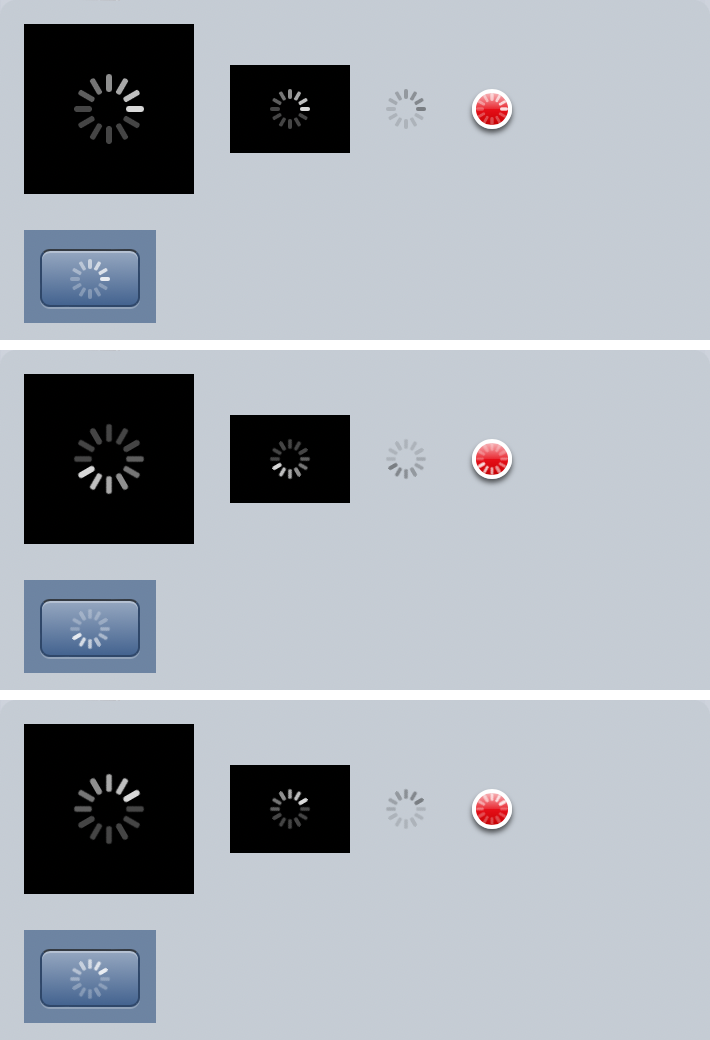
#> input picture journal/2026-11-18-f166-spinners/iphone7-three-frames.png, 710 x 1040 px, given in place of UIActivityIndicatorViewStyleWhite.0.png, which was not available
$ python spinnercmp.py
#> lines starting #> are read from the running program, lines starting #| are printed output that depends on the picture
#!/usr/bin/env python3
"""F166: compare web/app/nav/spinner.js's spinners with the 4S's UIActivityIndicatorView frames.

Local reference tool (Pillow, rsvg-convert, node; needs ref/ linked in). Renders each style at the 4S's @2x size,
composites both on a background like the one it sits on, prints the per-pixel difference in levels, and writes a
4x side-by-side (4S left, ours right) to the path given (default journal/2026-11-18-f166-spinners/compare-4x.png).
"""
import math
import subprocess
import sys
import tempfile
from pathlib import Path

from PIL import Image, ImageChops

ROOT = Path(__file__).resolve().parent.parent
REF = ROOT / "ref/4s/artwork/Shared@2x/UIActivityIndicatorViewStyle{}.0.png"
# style in spinner.js, UIKit's name, @2x pixels, a background it sits on, mid-spoke radius (pt)
STYLES = [("white", "White", 40, (110, 130, 160), 7.5), ("gray", "Gray", 40, (235, 235, 240), 7.5),
          ("large", "WhiteLarge", 74, (60, 60, 60), 13)]


def svg(kind):
    js = f'import {{ spinnerSVG }} from "./web/app/nav/spinner.js"; process.stdout.write(spinnerSVG("{kind}"))'
    return subprocess.run(["node", "--input-type=module", "-e", js], cwd=ROOT, check=True, capture_output=True, text=True).stdout


def main(out):
    rows, worst = [], 0
    with tempfile.TemporaryDirectory() as tmp:
        for kind, name, px, bg, rmid in STYLES:
            src, png = Path(tmp, kind + ".svg"), Path(tmp, kind + ".png")
            src.write_text(svg(kind))
#> (the call stopped at in svg, `return subprocess.run(["node", "--input-type=module", "-e", js], cwd=R..`: subprocess is not available in this run)
            subprocess.run(["rsvg-convert", "-w", str(px), "-h", str(px), "-o", str(png), str(src)], check=True)
#> (this line was passed over: subprocess is not available in this run)
            a, b = Image.open(str(REF).format(name)).convert("RGBA"), Image.open(png).convert("RGBA")
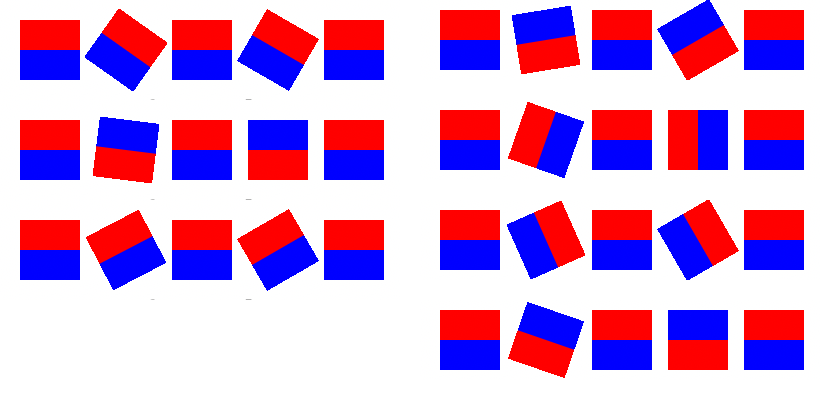
#> input picture journal/2026-11-18-f166-spinners/probe-app-vs-safari.png, 820 x 400 px, given in place of white.png, which was not available
            ca, cb = Image.new("RGBA", a.size, bg + (255,)), Image.new("RGBA", b.size, bg + (255,))
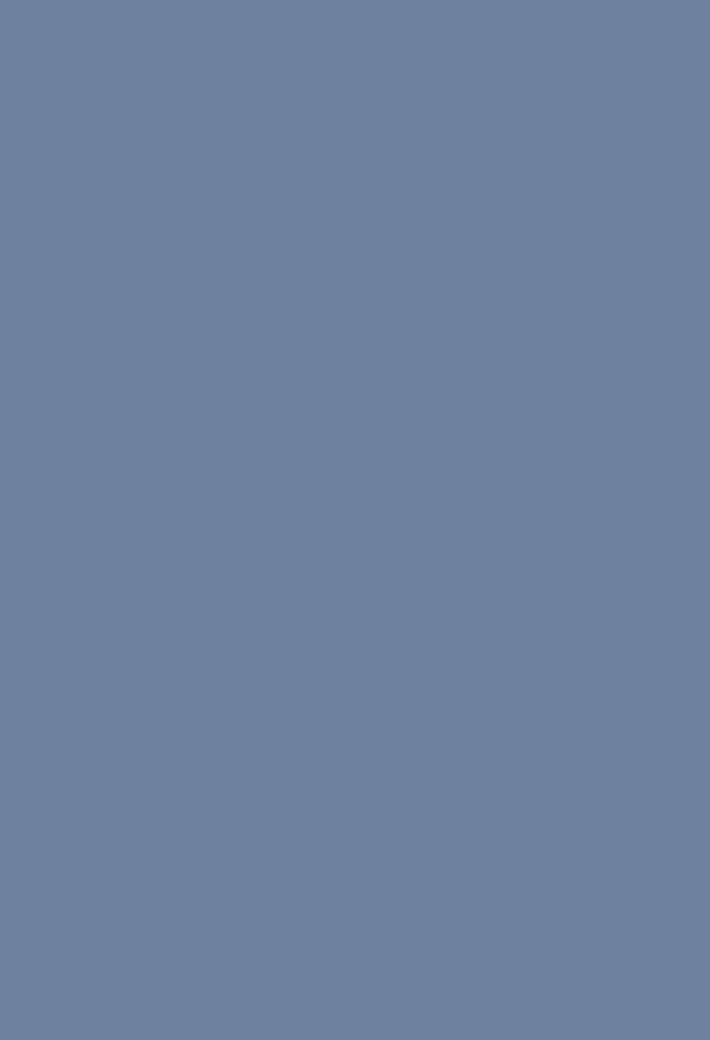
#> ca: PIL image 710x1040 RGBA; mean R, G, B, A 110, 130, 160, 255
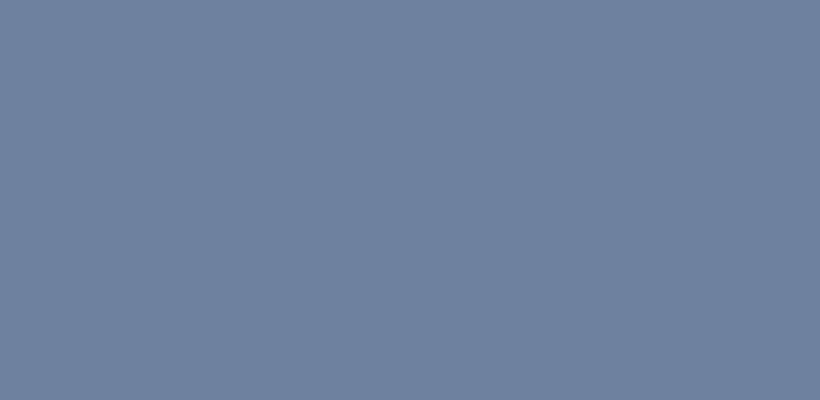
#> cb: PIL image 820x400 RGBA; mean R, G, B, A 110, 130, 160, 255
            ca.alpha_composite(a)
            cb.alpha_composite(b)
            d = sorted(max(p) for p in ImageChops.difference(ca.convert("RGB"), cb.convert("RGB")).getdata())
#> d = 284000 items
            c, r = px / 2, rmid * 2
            spot = [(int(c + r * math.sin(math.radians(30 * i))), int(c - r * math.cos(math.radians(30 * i)))) for i in range(12)]
            print(f"{kind}: mean {sum(d) / len(d):.2f}, 99th pct {d[int(len(d) * .99)]}, max {d[-1]} levels on rgb{bg}; "
                  f"mid-spoke alpha 4S {[a.getpixel(s)[3] for s in spot]} ours {[b.getpixel(s)[3] for s in spot]}")
#| white: mean 134.36, 99th pct 255, max 255 levels on rgb(110, 130, 160); mid-spoke alpha 4S [255, 255, 255, 255, 255, 255, 255, 255, 255, 255, 255, 255] ours [255, 255, 255, 255, 255, 255, 255, 255, 255, 255, 255, 255]
            worst = max(worst, d[int(len(d) * .99)])
#> worst = 255
            z = 4
            row = Image.new("RGB", (px * z * 2 + 30, px * z + 20), (255, 255, 255))
#> row: PIL image 350x180 RGB; every value is 255
            row.paste(ca.convert("RGB").resize((px * z, px * z), Image.NEAREST), (10, 10))
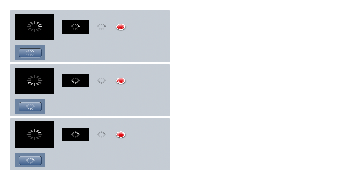
#> row: PIL image 350x180 RGB; mean R, G, B 217.5, 219.9, 223.1
            row.paste(cb.convert("RGB").resize((px * z, px * z), Image.NEAREST), (px * z + 20, 10))
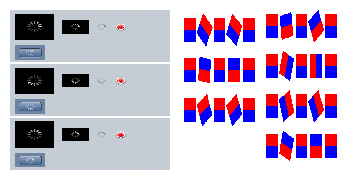
#> row: PIL image 350x180 RGB; mean R, G, B 197.6, 180.1, 203.1
            rows.append(row)
    img = Image.new("RGB", (max(r.width for r in rows), sum(r.height for r in rows)), (255, 255, 255))
    y = 0
    for r in rows:
        img.paste(r, (0, y))
        y += r.height
    img.save(out)
    print(out)
    return worst


if __name__ == "__main__":
#> (the run stopped early here; a loop or call above may not have finished)
